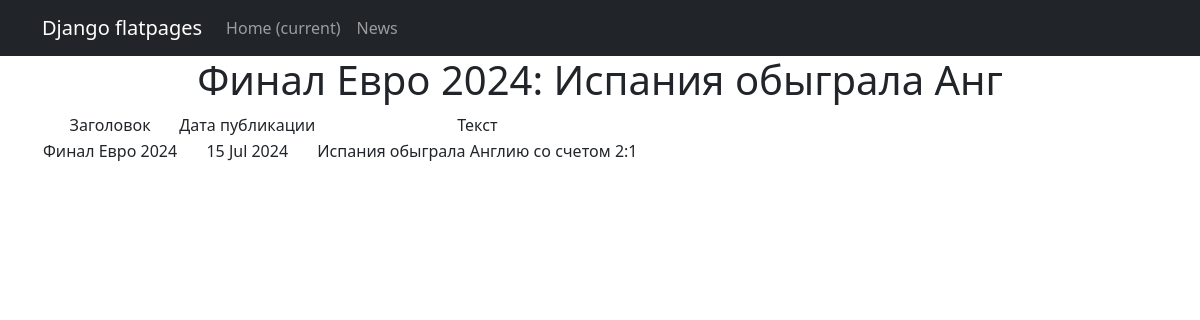
Screenshot of /news/1 with the database file from the repository.
### news/models.py (models this page shows, shortened)
class Post(models.Model):
	NEWS = 'NW'
	ARTICLE = 'AR'
	CATEGORY_CHOICE = [
		(NEWS, "Новость"),
		(ARTICLE, "Статья"),
	]
	title = models.CharField(max_length=128)
	text = models.TextField()
	dateCreation = models.DateTimeField(auto_now_add=True)
	author = models.ForeignKey(Author, on_delete=models.CASCADE)
	categoryType = models.CharField(max_length=2, choices=CATEGORY_CHOICE, default=NEWS)
	postCategory = models.ManyToManyField(Category, through='PostCategory')
	rating = models.SmallIntegerField(default=0)
	def __str__(self):
		return f'{self.title.title()}: {self.text[:20]}'

### news/views.py (the view)
# urls.py: path('<int:pk>', NewsDetail.as_view())
class NewsDetail(DetailView):
	model = Post
	template_name = 'News.html'
	context_object_name = 'News'

### news/templatetags/custom_filters.py (called while the page is built)
@register.filter()
def censor(text):
	for i in BAD_WORDS:
		text = text.replace(i, '****')
		return text

### templates/News.html (shortened to what this page needs)
{% extends 'flatpages/default.html' %}
{% load custom_filters %}
{% block content %}
<h1>{{ News }}</h1>
        <table>
            <tr>
                <td>Заголовок</td>
                <td>Дата публикации</td>
                <td>Текст</td>
            </tr>
            <tr>
                <td>{{ News.title|censor }}</td>
                <td>{{ News.dateCreation|date:'d M Y' }}</td>
                <td>{{ News.text|censor }}</td>
            </tr>
        </table>
{% endblock content %}

### rows the page displays
Post: title+text "Финал Евро 2024: Испания обыграла Анг", title|censor "Финал Евро 2024", dateCreation "15 Jul 2024", text|censor "Испания обыграла Англию со счетом 2:1"
